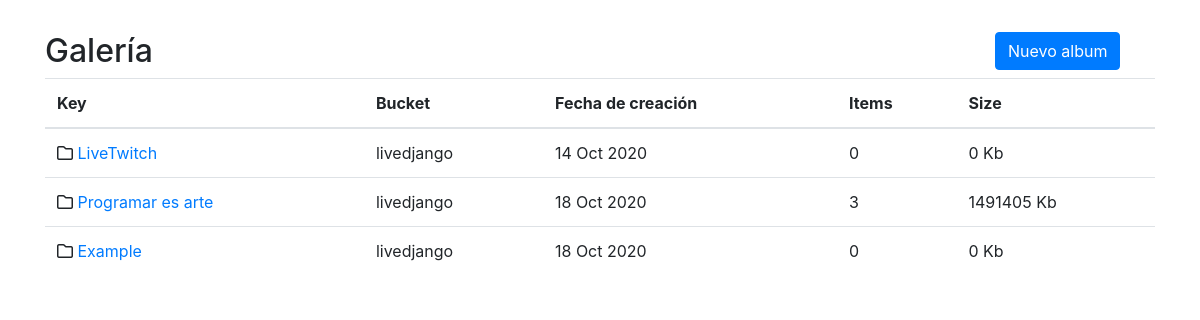
The page /albums/ on the database its author committed.
### albums/models.py (models this page shows, shortened)
class Album(models.Model):
    title = models.CharField(max_length=50, null=False, blank=False)
    description = models.TextField()
    key = models.CharField(max_length=50, null=False, blank=False)
    user = models.ForeignKey(User, on_delete=models.CASCADE, null=True, default=None)
    bucket = models.CharField(max_length=50, null=False, blank=False)
    created_at = models.DateTimeField(auto_now_add=True)
    objects = AlbumManager()
    @property
    def images(self):
        return self.image_set.all()
    @property
    def size(self):
        if self.images:
            return self.images.aggregate(Sum('size'))['size__sum']
        else:
            return 0

### images/models.py (models this page shows, shortened)
class Image(models.Model):
    key = models.CharField(max_length=50, null=False, blank=False)
    bucket = models.CharField(max_length=50, null=False, blank=False)
    name = models.CharField(max_length=200)
    size = models.IntegerField()
    album = models.ForeignKey(Album, on_delete=models.CASCADE, default=None)
    content_type = models.CharField(max_length=10, null=False, blank=False, default='')
    created_at = models.DateTimeField(auto_now_add=True)
    objects = ImageManager()
    @classmethod
    def default(self):
        return Image(bucket='livedjango', key='unnamed.png')

### albums/views.py (the view)
# urls.py: path('', AlbumListView.as_view(), name='list'),
class AlbumListView(ListView):
    model = Album
    paginate_by = 10
    template_name = 'albums/list.html'
    def get_context_data(self, **kwargs):
        context = super().get_context_data(**kwargs)
        context['title'] = 'Galería'
        return context
    def get_queryset(self):
        return Album.objects.all()

### albums/templates/albums/list.html (shortened to what this page needs)
{% extends 'base/base.html' %}
{% block content %}
<div class="row mt-4">
    <div class="col-10">
        <h2>Galería</h2>
    </div>
    <div class="col-2">
        <button class="btn btn-primary" data-toggle="modal" data-target="#albumModalForm">Nuevo album</button>
    </div>
</div>
{% if object_list %}
    <div class="row">
        <div class="col">
            <table class="table">
                <thead class="thead">
                    <tr>
                    <th scope="col">Key</th>
                    <th scope="col">Bucket</th>
                    <th scope="col">Fecha de creación</th>
                    <th scope="col">Items</th>
                    <th scope="col">Size</th>
                    </tr>
                </thead>
                <tbody>
                    {% for album in object_list %}
                        <tr>
                            <td>
                                <i class="far fa-folder"></i>
                                <a href="{% url 'albums:detail' album.pk %}">{{ album.title }}</a>
                            </td>
                            <td> {{ album.bucket }} </td>
                            <td> {{ album.created_at | date:'d M Y' }}</td>
                            <td> {{ album.images.count }}</td>
                            <td>{{ album.size }} Kb</td>
                        </tr>
                    {% endfor %}
                </tbody>
            </table>
        </div>
    </div>
{% else %}
    <div>
        Aún no posee un album.
    </div>
{% endif %}
{% endblock %}

### rows shown on the page
Album: title "LiveTwitch", bucket "livedjango", created_at "14 Oct 2020", images.count "0", size "0"
Album: title "Programar es arte", bucket "livedjango", created_at "18 Oct 2020", images.count "3", size "1491405"
Album: title "Example", bucket "livedjango", created_at "18 Oct 2020", images.count "0", size "0"
